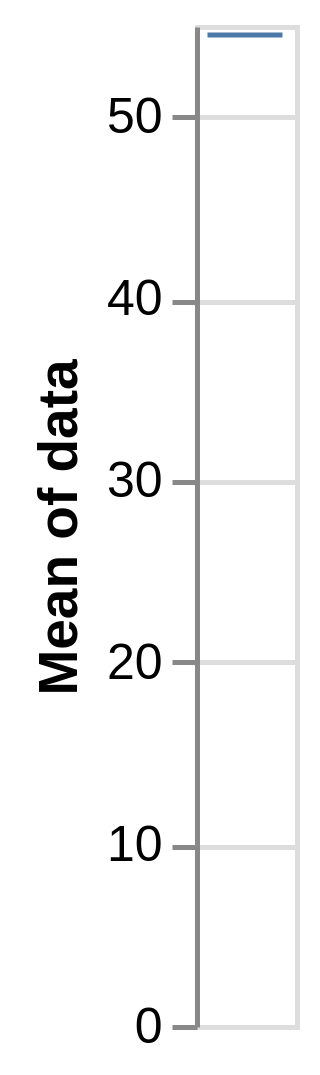

This figure's Vega-Lite source:
### Vega specification from a JSON file in a GitHub repository (floating-point values rounded to 4 significant figures)
{"$schema": "https://vega.github.io/schema/vega/v5.json", "background": "white", "padding": 5, "width": 20, "height": 200, "style": "cell", "data": [{"name": "source_0", "values": [28, 55, 28, 91, 81, 55, 19, 81, 52]}, {"name": "data_0", "source": "source_0", "transform": [{"type": "aggregate", "groupby": [], "ops": ["mean"], "fields": ["data"], "as": ["mean_data"]}, {"type": "filter", "expr": "isValid(datum[\"mean_data\"]) && isFinite(+datum[\"mean_data\"])"}]}], "marks": [{"name": "marks", "type": "rect", "style": ["tick"], "from": {"data": "data_0"}, "encode": {"update": {"fill": {"value": "#4c78a8"}, "tooltip": {"signal": "format(datum[\"mean_data\"], \"\")"}, "ariaRoleDescription": {"value": "tick"}, "description": {"signal": "\"Mean of data: \" + (format(datum[\"mean_data\"], \"\"))"}, "xc": {"signal": "width", "mult": 0.5}, "yc": {"scale": "y", "field": "mean_data"}, "width": {"value": 15}, "height": {"value": 1}}}}], "scales": [{"name": "y", "type": "linear", "domain": {"data": "data_0", "field": "mean_data"}, "range": [{"signal": "height"}, 0], "nice": true, "zero": true}], "axes": [{"scale": "y", "orient": "left", "grid": true, "tickCount": {"signal": "ceil(height/40)"}, "domain": false, "labels": false, "aria": false, "maxExtent": 0, "minExtent": 0, "ticks": false, "zindex": 0}, {"scale": "y", "orient": "left", "grid": false, "title": "Mean of data", "labelOverlap": true, "tickCount": {"signal": "ceil(height/40)"}, "zindex": 0}], "config": {"normalizedNumberFormat": ".2%"}}
